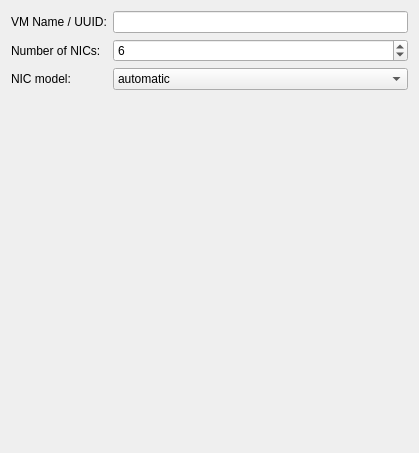
<?xml version="1.0" encoding="UTF-8"?>
<ui version="4.0">
 <class>VirtualBoxPage</class>
 <widget class="QWidget" name="VirtualBoxPage">
  <property name="geometry">
   <rect>
    <x>0</x>
    <y>0</y>
    <width>419</width>
    <height>453</height>
   </rect>
  </property>
  <property name="windowTitle">
   <string>VirtualBox configuration</string>
  </property>
  <layout class="QGridLayout" name="gridLayout">
   <item row="0" column="0">
    <widget class="QLabel" name="label_17">
     <property name="text">
      <string>VM Name / UUID:</string>
     </property>
    </widget>
   </item>
   <item row="0" column="1">
    <widget class="QLineEdit" name="lineEditImage">
     <property name="sizePolicy">
      <sizepolicy hsizetype="Expanding" vsizetype="Fixed">
       <horstretch>0</horstretch>
       <verstretch>0</verstretch>
      </sizepolicy>
     </property>
    </widget>
   </item>
   <item row="1" column="0">
    <widget class="QLabel" name="label_37">
     <property name="enabled">
      <bool>true</bool>
     </property>
     <property name="text">
      <string>Number of NICs:</string>
     </property>
    </widget>
   </item>
   <item row="1" column="1">
    <widget class="QSpinBox" name="spinBoxNics">
     <property name="enabled">
      <bool>true</bool>
     </property>
     <property name="minimum">
      <number>0</number>
     </property>
     <property name="maximum">
      <number>7</number>
     </property>
     <property name="singleStep">
      <number>1</number>
     </property>
     <property name="value">
      <number>6</number>
     </property>
    </widget>
   </item>
   <item row="2" column="0">
    <widget class="QLabel" name="label_26">
     <property name="enabled">
      <bool>true</bool>
     </property>
     <property name="text">
      <string>NIC model:</string>
     </property>
    </widget>
   </item>
   <item row="2" column="1">
    <widget class="QComboBox" name="comboBoxNIC">
     <property name="enabled">
      <bool>true</bool>
     </property>
     <property name="currentIndex">
      <number>0</number>
     </property>
     <item>
      <property name="text">
       <string>automatic</string>
      </property>
     </item>
     <item>
      <property name="text">
       <string>e1000</string>
      </property>
     </item>
     <item>
      <property name="text">
       <string>pcnet2</string>
      </property>
     </item>
     <item>
      <property name="text">
       <string>pcnet3</string>
      </property>
     </item>
     <item>
      <property name="text">
       <string>virtio</string>
      </property>
     </item>
    </widget>
   </item>
   <item row="3" column="1">
    <spacer>
     <property name="orientation">
      <enum>Qt::Vertical</enum>
     </property>
     <property name="sizeHint" stdset="0">
      <size>
       <width>20</width>
       <height>281</height>
      </size>
     </property>
    </spacer>
   </item>
  </layout>
 </widget>
 <resources/>
 <connections/>
</ui>
